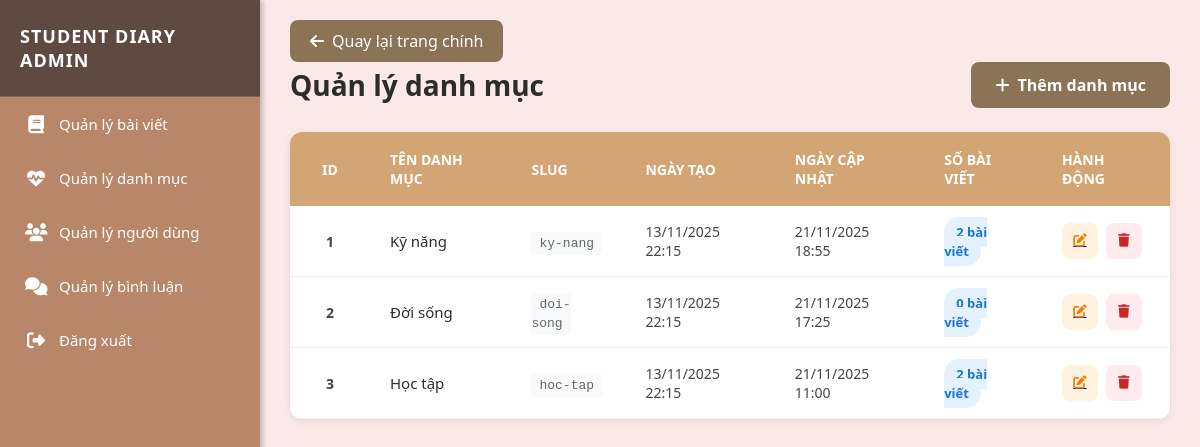
Page /public/index.php?action=categories (signed in) on the committed database.
### tables this page shows
CREATE TABLE `categories` (
  `id` int(11) NOT NULL,
  `name` varchar(255) NOT NULL,
  `slug` varchar(255) NOT NULL,
  `created_at` datetime DEFAULT current_timestamp(),
  `updated_at` datetime DEFAULT current_timestamp() ON UPDATE current_timestamp()
);

### controllers/CategoryController.php (called while the page is built, shortened)
<?php
require_once __DIR__ . '/../models/Category.php';
class CategoryController
{
    private $category;
    public function __construct($db)
    {
        $this->category = new Category($db);
    }
    public function index()
    {
        $categories = $this->category->all();
        $currentPage = 'doisong';
        require_once __DIR__ . '/../views/admin/categories/categorylist.php';
    }
}
?>

### models/Category.php (called while the page is built, shortened)
<?php
class Category
{
    private $conn;
    private $table = "categories";
    public function __construct($db)
    {
        $this->conn = $db;
    }
    public function all()
    {
        return $this->getAllCategories();
    }
    public function getAllCategories()
    {
        $sql = "
            SELECT c.*, COUNT(p.id) AS post_count
            FROM {$this->table} c
            LEFT JOIN posts p ON c.id = p.category_id
            GROUP BY c.id
            ORDER BY c.created_at DESC
        ";
        $stmt = $this->conn->query($sql);
        return $stmt->fetchAll(PDO::FETCH_ASSOC);
    }
}

### views/admin/categories/categorylist.php (the view, shortened to what this page needs)
<!DOCTYPE html>
<html lang="vi">
<head>
    <link rel="stylesheet" href="https://cdnjs.cloudflare.com/ajax/libs/font-awesome/6.4.0/css/all.min.css">
    <?php include __DIR__ . '/../../layouts/sidebar.php'; ?>
</head>
<body>
    <?php include __DIR__ . '/../../layouts/sidebar.php'; ?>
        <div class="main-content">
        <a href="/studentdiary/public/index.php?action=dashboard" class="back-btn">
            <i class="fas fa-arrow-left"></i> Quay lại trang chính
        </a>
        <div style="display: flex; justify-content: space-between; align-items: center; margin-bottom: 24px;">
            <h1 class="page-title">Quản lý danh mục</h1>
            <a href="index.php?action=create_category" class="add-btn">
                <i class="fas fa-plus"></i> Thêm danh mục
            </a>
        </div>
        <div class="table-container">
            <table>
                <thead>
                    <tr>
                        <th class="stt-col">ID</th>
                        <th>Tên danh mục</th>
                        <th>Slug</th>
                        <th>Ngày tạo</th>
                        <th>Ngày cập nhật</th>
                        <th>Số bài viết</th>
                        <th>Hành động</th>
                    </tr>
                </thead>
                <tbody>
                    <?php if(empty($categories)): ?>
                        <tr>
                            <td colspan="7">
                                <div class="empty-state">
                                    <i class="fas fa-folder-open"></i>
                                    <p>Chưa có danh mục nào</p>
                                </div>
                            </td>
                        </tr>
                    <?php else: ?>
                        <?php foreach($categories as $category): ?>
                        <tr>
                            <td class="stt-col"><?= $category['id'] ?></td>
                            <td>
                                <div class="category-name">
                                    <?= htmlspecialchars($category['name']) ?>
                                </div>
                            </td>
                            <td>
                                <span class="slug-text">
                                    <?= htmlspecialchars($category['slug']) ?>
                                </span>
                            </td>
                            <td>
                                <?= date('d/m/Y H:i', strtotime($category['created_at'])) ?>
                            </td>
                            <td>
                                <?= $category['updated_at'] ? date('d/m/Y H:i', strtotime($category['updated_at'])) : '-' ?>
                            </td>
                            <td>
                                <span class="post-count-badge">
                                    <?= $category['post_count'] ?> bài viết
                                </span>
                            </td>
                            <td>
                                <div class="action-btns">
                                    <a href="index.php?action=edit_category&id=<?= $category['id'] ?>">
                                        <button class="btn-icon btn-edit" title="Sửa">
                                            <i class="fas fa-edit"></i>
                                        </button>
                                    </a>
                                    <button class="btn-icon btn-delete"
                                            onclick="confirmDelete(<?= $category['id'] ?>, <?= $category['post_count'] ?>)"
                                            title="Xóa">
                                        <i class="fas fa-trash"></i>
                                    </button>
                                </div>
                            </td>
                        </tr>
                        <?php endforeach; ?>
                    <?php endif; ?>
                </tbody>
            </table>
        </div>
    </div>
</body>
</html>

### public/index.php (shortened to what this page needs)
<?php
require_once __DIR__ . '/../controllers/CategoryController.php';
$db = (new Database())->getConnection();
$categoryCtrl = new CategoryController($db);
$action = $_GET['action'] ?? 'home';
switch ($action) {
    case 'categories':
        $categoryCtrl->index();
        break;
}

### views/layouts/sidebar.php (shortened to what this page needs)
<?php
if (!function_exists('isActive')) {
    function isActive($page, $currentPage) {
        return $page === $currentPage ? 'active' : '';
    }
}
?>
<link rel="stylesheet" href="/studentdiary/public/css/sidebar.css">
<div class="sidebar">
    <div class="logo-text">STUDENT DIARY ADMIN</div>
    <div class="menu-item <?php echo isActive('baiviet', $currentPage); ?>"
         onclick="navigateTo('/studentdiary/public/index.php?action=baiviet')">
        <div class="menu-icon"><i class="fas fa-book"></i></div>
        <div>Quản lý bài viết</div>
    </div>
    <div class="menu-item <?php echo isActive('danhmuc', $currentPage); ?>"
         onclick="navigateTo('/studentdiary/public/index.php?action=danhmuc')">
        <div class="menu-icon"><i class="fas fa-heartbeat"></i></div>
        <div>Quản lý danh mục</div>
    </div>
    <div class="menu-item <?php echo isActive('user_list', $currentPage); ?>"
         onclick="navigateTo('/studentdiary/public/index.php?action=user_list')">
        <div class="menu-icon"><i class="fas fa-users"></i></div>
        <div>Quản lý người dùng</div>
    </div>
    <div class="menu-item <?php echo isActive('comments', $currentPage); ?>"
         onclick="navigateTo('/studentdiary/public/index.php?action=comments')">
        <div class="menu-icon"><i class="fas fa-comments"></i></div>
        <div>Quản lý bình luận</div>
    </div>
    <div class="menu-item" onclick="handleLogout()">
        <div class="menu-icon"><i class="fas fa-sign-out-alt"></i></div>
        <div>Đăng xuất</div>
    </div>
</div>

### public/css/sidebar.css (style rules this page uses)
* { margin: 0; padding: 0; box-sizing: border-box; font-family: 'Segoe UI', Tahoma, Geneva, Verdana, sans-serif; }
:root { --primary-color: #5f4a41; --secondary-color: #b88769; --accent-color: #ceb6ad; --light-color: #fbe9e7; --text-color: #4e342e; --border-color: #a1887f; --success-color: #388e3c; --warning-color: #ffa726; --danger-color: #d84315; --info-color: #8d6e63; }
body { background-color: var(--light-color); color: var(--text-color); font-weight: 500; }
.sidebar { width: 260px; height: 100vh; position: fixed; top: 0; left: 0; background-color: var(--secondary-color); color: #fff; box-shadow: 2px 0 6px rgba(0,0,0,0.15); display: flex; flex-direction: column; z-index: 1000; }
.logo-text { font-size: 18px; font-weight: bold; padding: 24px 20px; background: var(--primary-color); color: #fff; letter-spacing: 1px; border-bottom: 1px solid rgba(255, 255, 255, 0.15); }
.menu-item { display: flex; align-items: center; padding: 15px 22px; cursor: pointer; transition: all 0.25s ease; border-left: 3px solid transparent; color: #fff; font-size: 15px; }
.menu-icon { margin-right: 12px; width: 22px; text-align: center; font-size: 18px; }

### views/admin/categories/categorylist.php (style rules this page uses)
* { margin: 0; padding: 0; box-sizing: border-box; }
body { font-family: 'Inter', sans-serif; background-color: #f5f5f0; margin: 0; padding: 0; }
.main-content { margin-left: 260px; padding: 20px 30px; min-height: 100vh; }
.back-btn { display: inline-flex; align-items: center; padding: 10px 20px; background: #8B7355; color: white; text-decoration: none; border-radius: 8px; font-weight: 500; transition: all 0.3s; }
.back-btn i { margin-right: 8px; }
.page-title { font-size: 28px; color: #2c2c2c; font-weight: 600; }
.add-btn { padding: 12px 24px; background: #8B7355; color: white; border: none; border-radius: 8px; font-weight: 600; cursor: pointer; text-decoration: none; display: inline-flex; align-items: center; transition: all 0.3s; }
.add-btn i { margin-right: 8px; }
.table-container { background: white; border-radius: 12px; overflow: hidden; box-shadow: 0 2px 8px rgba(0,0,0,0.08); }
table { width: 100%; border-collapse: collapse; }
thead { background: #D4A574; color: white; }
th { padding: 18px 20px; text-align: left; font-weight: 600; font-size: 14px; text-transform: uppercase; }
td { padding: 16px 20px; border-bottom: 1px solid #f0f0f0; color: #444; font-size: 14px; }
tbody tr { transition: all 0.2s; }
.stt-col { width: 80px; text-align: center; font-weight: 600; }
.category-name { font-weight: 500; color: #2c2c2c; font-size: 15px; }
.slug-text { color: #666; font-family: 'Courier New', monospace; background: #f8f9fa; padding: 4px 8px; border-radius: 4px; font-size: 13px; }
.post-count-badge { background: #E3F2FD; color: #1976D2; padding: 6px 12px; border-radius: 16px; font-size: 13px; font-weight: 600; }
.action-btns { display: flex; gap: 8px; }
.btn-icon { width: 36px; height: 36px; border: none; border-radius: 8px; cursor: pointer; display: flex; align-items: center; justify-content: center; transition: all 0.3s; }
.btn-edit { background: #FFF3E0; color: #F57C00; }
.btn-delete { background: #FFEBEE; color: #C62828; }

### rows in the picture
categories: id "1", name "Kỹ năng", slug "ky-nang", created_at "13/11/2025 22:15", updated_at "21/11/2025 18:55", post_count "2"
categories: id "2", name "Đời sống", slug "doi-song", created_at "13/11/2025 22:15", updated_at "21/11/2025 17:25", post_count "0"
categories: id "3", name "Học tập", slug "hoc-tap", created_at "13/11/2025 22:15", updated_at "21/11/2025 11:00", post_count "2"
